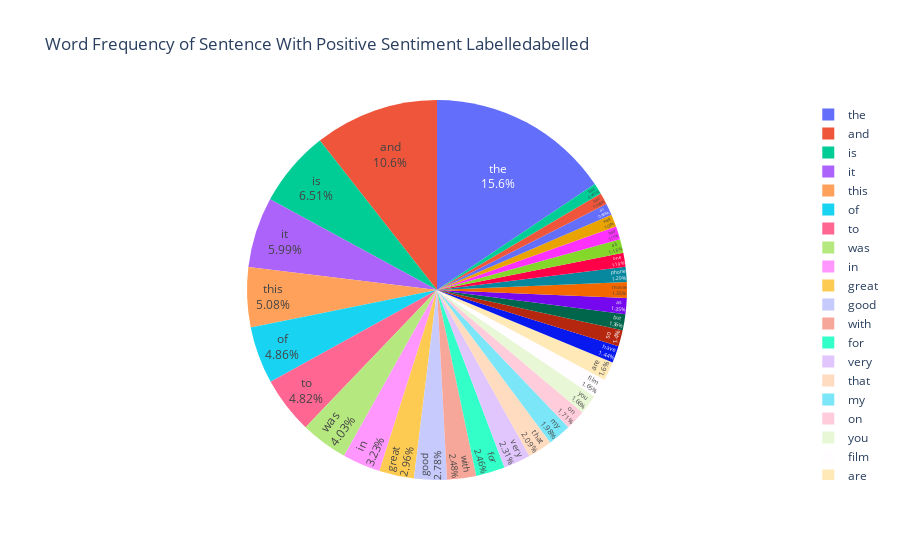

The code cell stored with this chart in its notebook:
### Code cell
fig = px.pie(comdf, values='freq', names='words',
             title='Word Frequency of Sentence With Positive Sentiment Labelledabelled',
             hover_data=['words'], labels={'words':'freq'})
fig.update_traces(textposition='inside', textinfo='percent+label')
fig.show()

### Figure 1 — Plotly figure (JSON) as saved in the notebook; plotly's stock layout.template omitted (floating-point values rounded to 4 significant figures)
{"data": [{"customdata": [["all"], ["an"], ["and"], ["are"], ["as"], ["best"], ["but"], ["film"], ["food"], ["for"], ["good"], ["great"], ["had"], ["have"], ["in"], ["is"], ["it"], ["movie"], ["my"], ["of"], ["on"], ["one"], ["phone"], ["so"], ["that"], ["the"], ["this"], ["to"], ["very"], ["was"], ["well"], ["with"], ["you"]], "domain": {"x": [0, 1], "y": [0, 1]}, "hovertemplate": "freq=%{customdata[0]}<extra></extra>", "labels": ["all", "an", "and", "are", "as", "best", "but", "film", "food", "for", "good", "great", "had", "have", "in", "is", "it", "movie", "my", "of", "on", "one", "phone", "so", "that", "the", "this", "to", "very", "was", "well", "with", "you"], "legendgroup": "", "name": "", "showlegend": true, "textinfo": "percent+label", "textposition": "inside", "type": "pie", "values": [74, 63, 674, 102, 86, 63, 87, 105, 60, 157, 177, 189, 71, 92, 206, 415, 382, 86, 126, 310, 109, 76, 82, 89, 133, 994, 324, 307, 147, 257, 68, 158, 106]}], "layout": {"legend": {"tracegroupgap": 0}, "title": {"text": "Word Frequency of Sentence With Positive Sentiment Labelledabelled"}}}
